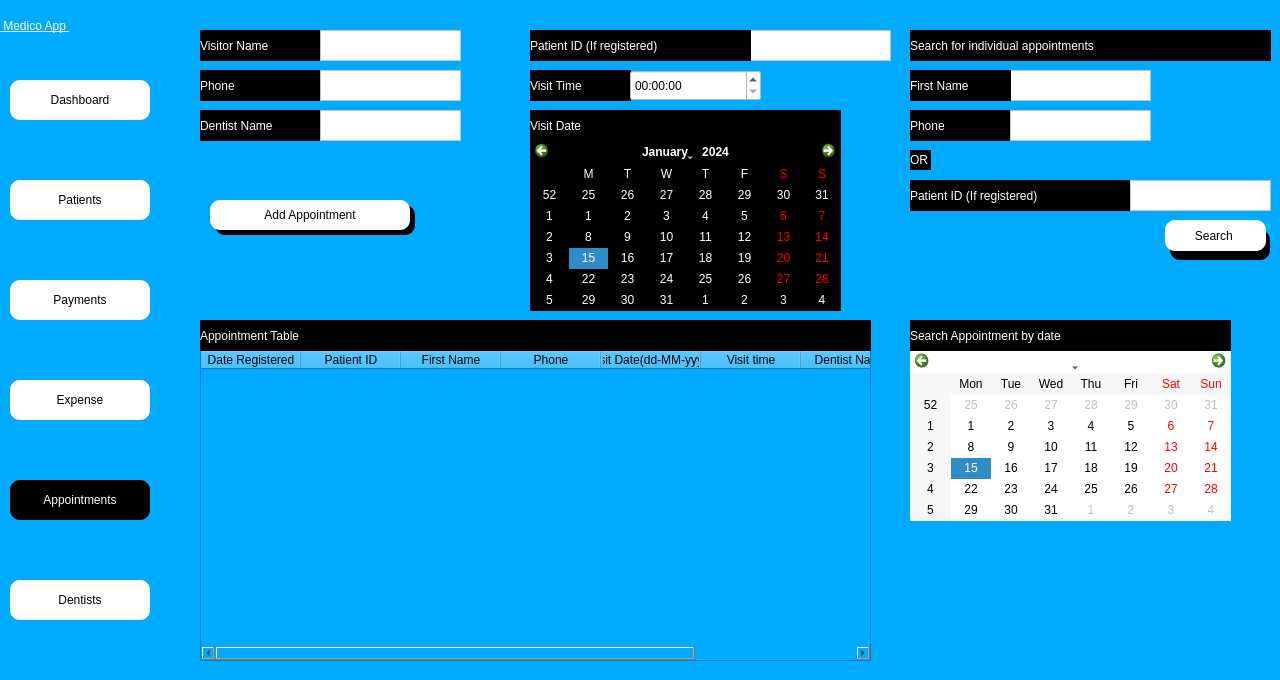
<?xml version="1.0" encoding="UTF-8"?>
<ui version="4.0">
 <class>Dialog</class>
 <widget class="QDialog" name="Dialog">
  <property name="geometry">
   <rect>
    <x>0</x>
    <y>0</y>
    <width>1280</width>
    <height>680</height>
   </rect>
  </property>
  <property name="windowTitle">
   <string>Dialog</string>
  </property>
  <property name="styleSheet">
   <string notr="true">background-color: rgb(0, 170, 255);</string>
  </property>
  <widget class="QWidget" name="side_bar" native="true">
   <property name="geometry">
    <rect>
     <x>0</x>
     <y>0</y>
     <width>160</width>
     <height>681</height>
    </rect>
   </property>
   <property name="styleSheet">
    <string notr="true">
background-color: rgba(170, 170, 255,.5);

</string>
   </property>
   <widget class="QPushButton" name="patient_btn">
    <property name="geometry">
     <rect>
      <x>10</x>
      <y>180</y>
      <width>140</width>
      <height>40</height>
     </rect>
    </property>
    <property name="styleSheet">
     <string notr="true">QPushButton{


font:  14pt &quot;Segoe UI &quot;;
background-color: rgb(255, 255, 255);
border-top-left-radius:10px;
border-bottom-left-radius:10px;
border-top-right-radius:10px;
border-bottom-right-radius:10px;}
QPushButton:hover{
	background-color: rgb(161, 161, 161);
	color: rgb(255, 255, 255);
}
QPushButton:focus{
	background-color: rgb(161, 161, 161);
	color: rgb(255, 255, 255);
}</string>
    </property>
    <property name="text">
     <string>Patients</string>
    </property>
    <property name="icon">
     <iconset>
      <normaloff>../Medico_modern/patientdownload .png</normaloff>../Medico_modern/patientdownload .png</iconset>
    </property>
   </widget>
   <widget class="QPushButton" name="dash_btn">
    <property name="geometry">
     <rect>
      <x>10</x>
      <y>80</y>
      <width>140</width>
      <height>40</height>
     </rect>
    </property>
    <property name="styleSheet">
     <string notr="true">QPushButton{


font:  14pt &quot;Segoe UI &quot;;
background-color: rgb(255, 255, 255);
border-top-left-radius:10px;
border-bottom-left-radius:10px;
border-top-right-radius:10px;
border-bottom-right-radius:10px;}
QPushButton:hover{
	background-color: rgb(161, 161, 161);
	color: rgb(255, 255, 255);
}
QPushButton:focus{
	background-color: rgb(161, 161, 161);
	color: rgb(255, 255, 255);
}</string>
    </property>
    <property name="text">
     <string>Dashboard</string>
    </property>
    <property name="icon">
     <iconset>
      <normaloff>../Medico_modern/dashboard.png</normaloff>../Medico_modern/dashboard.png</iconset>
    </property>
   </widget>
   <widget class="QPushButton" name="appointment_btn">
    <property name="geometry">
     <rect>
      <x>10</x>
      <y>480</y>
      <width>140</width>
      <height>40</height>
     </rect>
    </property>
    <property name="styleSheet">
     <string notr="true">

QPushButton{


font:  14pt &quot;Segoe UI &quot;;
background-color: rgb(255, 255, 255);
border-top-left-radius:10px;
border-bottom-left-radius:10px;
border-top-right-radius:10px;
border-bottom-right-radius:10px;
	background-color: rgb(0, 0, 0);
	color: rgb(255, 255, 255);

}
QPushButton:hover{
	background-color: rgb(161, 161, 161);
	color: rgb(255, 255, 255);
}
QPushButton:hover{
	background-color: rgb(0, 0, 0);
	color: rgb(255, 255, 255);
}</string>
    </property>
    <property name="text">
     <string>Appointments</string>
    </property>
    <property name="icon">
     <iconset>
      <normaloff>../Medico_modern/appointmentdownload (1).png</normaloff>../Medico_modern/appointmentdownload (1).png</iconset>
    </property>
   </widget>
   <widget class="QPushButton" name="dentist_btn">
    <property name="geometry">
     <rect>
      <x>10</x>
      <y>580</y>
      <width>140</width>
      <height>40</height>
     </rect>
    </property>
    <property name="styleSheet">
     <string notr="true">QPushButton{


font:  14pt &quot;Segoe UI &quot;;
background-color: rgb(255, 255, 255);
border-top-left-radius:10px;
border-bottom-left-radius:10px;
border-top-right-radius:10px;
border-bottom-right-radius:10px;}
QPushButton:hover{
	background-color: rgb(161, 161, 161);
	color: rgb(255, 255, 255);
}
QPushButton:focus{
	background-color: rgb(161, 161, 161);
	color: rgb(255, 255, 255);
}</string>
    </property>
    <property name="text">
     <string>Dentists</string>
    </property>
    <property name="icon">
     <iconset>
      <normaloff>../Medico_modern/dentistimages.png</normaloff>../Medico_modern/dentistimages.png</iconset>
    </property>
   </widget>
   <widget class="QPushButton" name="payment_btn">
    <property name="geometry">
     <rect>
      <x>10</x>
      <y>280</y>
      <width>140</width>
      <height>40</height>
     </rect>
    </property>
    <property name="styleSheet">
     <string notr="true">QPushButton{


font:  14pt &quot;Segoe UI &quot;;
background-color: rgb(255, 255, 255);
border-top-left-radius:10px;
border-bottom-left-radius:10px;
border-top-right-radius:10px;
border-bottom-right-radius:10px;}
QPushButton:hover{
	background-color: rgb(161, 161, 161);
	color: rgb(255, 255, 255);
}
QPushButton:focus{
	background-color: rgb(161, 161, 161);
	color: rgb(255, 255, 255);
}</string>
    </property>
    <property name="text">
     <string>Payments</string>
    </property>
    <property name="icon">
     <iconset>
      <normaloff>../Medico_modern/billingdownload (1).png</normaloff>../Medico_modern/billingdownload (1).png</iconset>
    </property>
   </widget>
   <widget class="QPushButton" name="expense_btn">
    <property name="geometry">
     <rect>
      <x>10</x>
      <y>380</y>
      <width>140</width>
      <height>40</height>
     </rect>
    </property>
    <property name="styleSheet">
     <string notr="true">QPushButton{


font:  14pt &quot;Segoe UI &quot;;
background-color: rgb(255, 255, 255);
border-top-left-radius:10px;
border-bottom-left-radius:10px;
border-top-right-radius:10px;
border-bottom-right-radius:10px;}
QPushButton:hover{
	background-color: rgb(161, 161, 161);
	color: rgb(255, 255, 255);
}
QPushButton:focus{
	background-color: rgb(161, 161, 161);
	color: rgb(255, 255, 255);
}</string>
    </property>
    <property name="text">
     <string>Expense</string>
    </property>
    <property name="icon">
     <iconset>
      <normaloff>../Medico_modern/billingdownload (1).png</normaloff>../Medico_modern/billingdownload (1).png</iconset>
    </property>
   </widget>
   <widget class="QLabel" name="label_4">
    <property name="geometry">
     <rect>
      <x>0</x>
      <y>0</y>
      <width>161</width>
      <height>51</height>
     </rect>
    </property>
    <property name="styleSheet">
     <string notr="true">font: 20pt &quot;MS Shell Dlg 2&quot;;
font: 75 20pt &quot;MS Shell Dlg 2&quot;;
text-decoration: underline;
font: 22pt &quot;MS Shell Dlg 2&quot;;
background-color: rgba(255, 255, 255,0);
color: rgb(255, 255, 255);
</string>
    </property>
    <property name="text">
     <string> Medico App </string>
    </property>
   </widget>
  </widget>
  <widget class="QLabel" name="vname">
   <property name="geometry">
    <rect>
     <x>200</x>
     <y>30</y>
     <width>121</width>
     <height>31</height>
    </rect>
   </property>
   <property name="styleSheet">
    <string notr="true">
color: rgb(255, 255, 255);
background-color: rgb(0, 0, 0);

font:  14pt &quot;Segoe UI &quot;;</string>
   </property>
   <property name="text">
    <string>Visitor Name</string>
   </property>
  </widget>
  <widget class="QTextEdit" name="vname_edit">
   <property name="geometry">
    <rect>
     <x>320</x>
     <y>30</y>
     <width>141</width>
     <height>31</height>
    </rect>
   </property>
   <property name="styleSheet">
    <string notr="true">QTextEdit:focus{
background-color: rgb(255, 255, 255);
}
QTextEdit{
background-color: rgb(255, 255, 255);
	font: 12pt &quot;Segoe UI&quot;;
}
</string>
   </property>
  </widget>
  <widget class="QLabel" name="phone">
   <property name="geometry">
    <rect>
     <x>200</x>
     <y>70</y>
     <width>121</width>
     <height>31</height>
    </rect>
   </property>
   <property name="styleSheet">
    <string notr="true">
color: rgb(255, 255, 255);
background-color: rgb(0, 0, 0);

font:  14pt &quot;Segoe UI &quot;;</string>
   </property>
   <property name="text">
    <string>Phone</string>
   </property>
  </widget>
  <widget class="QTextEdit" name="phone_edit">
   <property name="geometry">
    <rect>
     <x>320</x>
     <y>70</y>
     <width>141</width>
     <height>31</height>
    </rect>
   </property>
   <property name="styleSheet">
    <string notr="true">QTextEdit:focus{
background-color: rgb(255, 255, 255);
}
QTextEdit{
background-color: rgb(255, 255, 255);
	font: 12pt &quot;Segoe UI&quot;;
}
</string>
   </property>
  </widget>
  <widget class="QLabel" name="visit_time">
   <property name="geometry">
    <rect>
     <x>530</x>
     <y>70</y>
     <width>101</width>
     <height>31</height>
    </rect>
   </property>
   <property name="styleSheet">
    <string notr="true">
color: rgb(255, 255, 255);
background-color: rgb(0, 0, 0);

font:  14pt &quot;Segoe UI &quot;;</string>
   </property>
   <property name="text">
    <string>Visit Time</string>
   </property>
  </widget>
  <widget class="QLabel" name="visit_date">
   <property name="geometry">
    <rect>
     <x>530</x>
     <y>110</y>
     <width>311</width>
     <height>31</height>
    </rect>
   </property>
   <property name="styleSheet">
    <string notr="true">
color: rgb(255, 255, 255);
background-color: rgb(0, 0, 0);

font:  14pt &quot;Segoe UI &quot;;</string>
   </property>
   <property name="text">
    <string>Visit Date</string>
   </property>
  </widget>
  <widget class="QTableWidget" name="appointment_table">
   <property name="geometry">
    <rect>
     <x>200</x>
     <y>350</y>
     <width>671</width>
     <height>311</height>
    </rect>
   </property>
   <property name="focusPolicy">
    <enum>Qt::ClickFocus</enum>
   </property>
   <property name="styleSheet">
    <string notr="true">background-color: rgba(255, 255, 255,.85);
font:  12pt &quot;Segoe UI &quot;;</string>
   </property>
   <column>
    <property name="text">
     <string>Date Registered</string>
    </property>
   </column>
   <column>
    <property name="text">
     <string>Patient ID</string>
    </property>
   </column>
   <column>
    <property name="text">
     <string>First Name</string>
    </property>
   </column>
   <column>
    <property name="text">
     <string>Phone</string>
    </property>
   </column>
   <column>
    <property name="text">
     <string>Visit Date(dd-MM-yyyy)</string>
    </property>
   </column>
   <column>
    <property name="text">
     <string>Visit time</string>
    </property>
   </column>
   <column>
    <property name="text">
     <string>Dentist Name</string>
    </property>
   </column>
   <column>
    <property name="text">
     <string>Status</string>
    </property>
   </column>
  </widget>
  <widget class="QLabel" name="visit_date_2">
   <property name="geometry">
    <rect>
     <x>200</x>
     <y>320</y>
     <width>671</width>
     <height>31</height>
    </rect>
   </property>
   <property name="styleSheet">
    <string notr="true">
color: rgb(255, 255, 255);
background-color: rgb(0, 0, 0);

font:  14pt &quot;Segoe UI &quot;;</string>
   </property>
   <property name="text">
    <string>Appointment Table</string>
   </property>
  </widget>
  <widget class="QTextEdit" name="search_name_edit">
   <property name="geometry">
    <rect>
     <x>1010</x>
     <y>70</y>
     <width>141</width>
     <height>31</height>
    </rect>
   </property>
   <property name="styleSheet">
    <string notr="true">QTextEdit:focus{
background-color: rgb(255, 255, 255);
}
QTextEdit{
background-color: rgb(255, 255, 255);
	font: 12pt &quot;Segoe UI&quot;;
}
</string>
   </property>
  </widget>
  <widget class="QPushButton" name="search_btn">
   <property name="geometry">
    <rect>
     <x>1165</x>
     <y>220</y>
     <width>101</width>
     <height>31</height>
    </rect>
   </property>
   <property name="styleSheet">
    <string notr="true">QPushButton{


font:  14pt &quot;Segoe UI &quot;;
background-color: rgb(255, 255, 255);
border-top-left-radius:10px;
border-bottom-left-radius:10px;
border-top-right-radius:10px;
border-bottom-right-radius:10px;}
QPushButton:hover{
	background-color: rgb(161, 161, 161);
	color: rgb(255, 255, 255);
}
QPushButton:focus{
	background-color: rgb(161, 161, 161);
	color: rgb(255, 255, 255);
}</string>
   </property>
   <property name="text">
    <string>Search </string>
   </property>
  </widget>
  <widget class="QLabel" name="label">
   <property name="geometry">
    <rect>
     <x>0</x>
     <y>0</y>
     <width>1281</width>
     <height>680</height>
    </rect>
   </property>
   <property name="text">
    <string/>
   </property>
   <property name="pixmap">
    <pixmap>../Images/atikah-akhtar-XJptUS8nbhs-unsplash.jpg</pixmap>
   </property>
   <property name="scaledContents">
    <bool>true</bool>
   </property>
  </widget>
  <widget class="QPushButton" name="add_appointment_btn">
   <property name="geometry">
    <rect>
     <x>210</x>
     <y>200</y>
     <width>200</width>
     <height>30</height>
    </rect>
   </property>
   <property name="styleSheet">
    <string notr="true">QPushButton{


font:  14pt &quot;Segoe UI &quot;;
background-color: rgb(255, 255, 255);
border-top-left-radius:10px;
border-bottom-left-radius:10px;
border-top-right-radius:10px;
border-bottom-right-radius:10px;}
QPushButton:hover{
	background-color: rgb(161, 161, 161);
	color: rgb(255, 255, 255);
}
QPushButton:focus{
	background-color: rgb(161, 161, 161);
	color: rgb(255, 255, 255);
}</string>
   </property>
   <property name="text">
    <string>Add Appointment</string>
   </property>
   <property name="icon">
    <iconset>
     <normaloff>../Medico_modern/patientdownload .png</normaloff>../Medico_modern/patientdownload .png</iconset>
   </property>
  </widget>
  <widget class="QLabel" name="label_3">
   <property name="geometry">
    <rect>
     <x>215</x>
     <y>205</y>
     <width>200</width>
     <height>30</height>
    </rect>
   </property>
   <property name="styleSheet">
    <string notr="true">background-color: rgb(0, 0, 0);
font: 12pt &quot;MS Shell Dlg 2&quot;;
border-top-left-radius:10px;
border-bottom-left-radius:10px;
border-top-right-radius:10px;
border-bottom-right-radius:10px;
color: rgb(255, 255, 255);
</string>
   </property>
   <property name="text">
    <string/>
   </property>
  </widget>
  <widget class="QLabel" name="label_5">
   <property name="geometry">
    <rect>
     <x>1170</x>
     <y>230</y>
     <width>100</width>
     <height>30</height>
    </rect>
   </property>
   <property name="styleSheet">
    <string notr="true">background-color: rgb(0, 0, 0);
font: 12pt &quot;MS Shell Dlg 2&quot;;
border-top-left-radius:10px;
border-bottom-left-radius:10px;
border-top-right-radius:10px;
border-bottom-right-radius:10px;
color: rgb(255, 255, 255);
</string>
   </property>
   <property name="text">
    <string/>
   </property>
  </widget>
  <widget class="QLabel" name="visit_date_3">
   <property name="geometry">
    <rect>
     <x>910</x>
     <y>70</y>
     <width>101</width>
     <height>31</height>
    </rect>
   </property>
   <property name="styleSheet">
    <string notr="true">
color: rgb(255, 255, 255);
background-color: rgb(0, 0, 0);

font:  14pt &quot;Segoe UI &quot;;</string>
   </property>
   <property name="text">
    <string>First Name</string>
   </property>
  </widget>
  <widget class="QLabel" name="visit_date_4">
   <property name="geometry">
    <rect>
     <x>910</x>
     <y>110</y>
     <width>101</width>
     <height>31</height>
    </rect>
   </property>
   <property name="styleSheet">
    <string notr="true">
color: rgb(255, 255, 255);
background-color: rgb(0, 0, 0);

font:  14pt &quot;Segoe UI &quot;;</string>
   </property>
   <property name="text">
    <string>Phone</string>
   </property>
  </widget>
  <widget class="QTextEdit" name="search_phone_edit">
   <property name="geometry">
    <rect>
     <x>1010</x>
     <y>110</y>
     <width>141</width>
     <height>31</height>
    </rect>
   </property>
   <property name="styleSheet">
    <string notr="true">QTextEdit:focus{
background-color: rgb(255, 255, 255);
}
QTextEdit{
background-color: rgb(255, 255, 255);
	font: 12pt &quot;Segoe UI&quot;;
}
</string>
   </property>
  </widget>
  <widget class="QLabel" name="dname">
   <property name="geometry">
    <rect>
     <x>200</x>
     <y>110</y>
     <width>121</width>
     <height>31</height>
    </rect>
   </property>
   <property name="styleSheet">
    <string notr="true">
color: rgb(255, 255, 255);
background-color: rgb(0, 0, 0);

font:  14pt &quot;Segoe UI &quot;;</string>
   </property>
   <property name="text">
    <string>Dentist Name</string>
   </property>
  </widget>
  <widget class="QTextEdit" name="dname_edit">
   <property name="geometry">
    <rect>
     <x>320</x>
     <y>110</y>
     <width>141</width>
     <height>31</height>
    </rect>
   </property>
   <property name="styleSheet">
    <string notr="true">QTextEdit:focus{
background-color: rgb(255, 255, 255);
}
QTextEdit{
background-color: rgb(255, 255, 255);
	font: 12pt &quot;Segoe UI&quot;;
}
</string>
   </property>
  </widget>
  <widget class="QTimeEdit" name="timeEdit">
   <property name="geometry">
    <rect>
     <x>630</x>
     <y>70</y>
     <width>131</width>
     <height>31</height>
    </rect>
   </property>
   <property name="focusPolicy">
    <enum>Qt::StrongFocus</enum>
   </property>
   <property name="styleSheet">
    <string notr="true">font: 12pt &quot;Segoe UI&quot;;
background-color: rgb(255, 255, 255);</string>
   </property>
  </widget>
  <widget class="QLabel" name="visit_date_5">
   <property name="geometry">
    <rect>
     <x>630</x>
     <y>140</y>
     <width>131</width>
     <height>20</height>
    </rect>
   </property>
   <property name="styleSheet">
    <string notr="true">
color: rgb(255, 255, 255);
background-color: rgb(0, 0, 0);

font:  8pt &quot;Segoe UI &quot;;</string>
   </property>
   <property name="text">
    <string>mm/dd/yyyy</string>
   </property>
  </widget>
  <widget class="QTextEdit" name="pat_id_edit">
   <property name="geometry">
    <rect>
     <x>750</x>
     <y>30</y>
     <width>141</width>
     <height>31</height>
    </rect>
   </property>
   <property name="styleSheet">
    <string notr="true">QTextEdit:focus{
background-color: rgb(255, 255, 255);
}
QTextEdit{
background-color: rgb(255, 255, 255);
	font: 12pt &quot;Segoe UI&quot;;
}
</string>
   </property>
  </widget>
  <widget class="QLabel" name="vname_2">
   <property name="geometry">
    <rect>
     <x>530</x>
     <y>30</y>
     <width>221</width>
     <height>31</height>
    </rect>
   </property>
   <property name="styleSheet">
    <string notr="true">
color: rgb(255, 255, 255);
background-color: rgb(0, 0, 0);

font:  14pt &quot;Segoe UI &quot;;</string>
   </property>
   <property name="text">
    <string>Patient ID (If registered)</string>
   </property>
  </widget>
  <widget class="QLabel" name="vname_3">
   <property name="geometry">
    <rect>
     <x>910</x>
     <y>180</y>
     <width>221</width>
     <height>31</height>
    </rect>
   </property>
   <property name="styleSheet">
    <string notr="true">
color: rgb(255, 255, 255);
background-color: rgb(0, 0, 0);

font:  14pt &quot;Segoe UI &quot;;</string>
   </property>
   <property name="text">
    <string>Patient ID (If registered)</string>
   </property>
  </widget>
  <widget class="QTextEdit" name="search_pat_id_edit">
   <property name="geometry">
    <rect>
     <x>1130</x>
     <y>180</y>
     <width>141</width>
     <height>31</height>
    </rect>
   </property>
   <property name="styleSheet">
    <string notr="true">QTextEdit:focus{
background-color: rgb(255, 255, 255);
}
QTextEdit{
background-color: rgb(255, 255, 255);
	font: 12pt &quot;Segoe UI&quot;;
}
</string>
   </property>
  </widget>
  <widget class="QLabel" name="visit_date_6">
   <property name="geometry">
    <rect>
     <x>910</x>
     <y>150</y>
     <width>21</width>
     <height>20</height>
    </rect>
   </property>
   <property name="styleSheet">
    <string notr="true">
color: rgb(255, 255, 255);
background-color: rgb(0, 0, 0);

font:  8pt &quot;Segoe UI &quot;;</string>
   </property>
   <property name="text">
    <string>OR</string>
   </property>
  </widget>
  <widget class="QLabel" name="vname_4">
   <property name="geometry">
    <rect>
     <x>910</x>
     <y>30</y>
     <width>361</width>
     <height>31</height>
    </rect>
   </property>
   <property name="styleSheet">
    <string notr="true">
color: rgb(255, 255, 255);
background-color: rgb(0, 0, 0);

font:  14pt &quot;Segoe UI &quot;;</string>
   </property>
   <property name="text">
    <string>Search for individual appointments</string>
   </property>
  </widget>
  <widget class="QCalendarWidget" name="calendar">
   <property name="geometry">
    <rect>
     <x>530</x>
     <y>140</y>
     <width>311</width>
     <height>171</height>
    </rect>
   </property>
   <property name="focusPolicy">
    <enum>Qt::ClickFocus</enum>
   </property>
   <property name="styleSheet">
    <string notr="true">background-color: rgb(0, 0, 0);
alternate-background-color: rgb(0, 0, 0);
color: rgb(255, 255, 255);</string>
   </property>
   <property name="gridVisible">
    <bool>false</bool>
   </property>
   <property name="selectionMode">
    <enum>QCalendarWidget::SingleSelection</enum>
   </property>
   <property name="horizontalHeaderFormat">
    <enum>QCalendarWidget::SingleLetterDayNames</enum>
   </property>
   <property name="navigationBarVisible">
    <bool>true</bool>
   </property>
   <property name="dateEditEnabled">
    <bool>true</bool>
   </property>
  </widget>
  <widget class="QCalendarWidget" name="calender_date">
   <property name="geometry">
    <rect>
     <x>910</x>
     <y>350</y>
     <width>321</width>
     <height>171</height>
    </rect>
   </property>
   <property name="focusPolicy">
    <enum>Qt::ClickFocus</enum>
   </property>
   <property name="styleSheet">
    <string notr="true">background-color: rgb(255, 255, 255);
color: rgba(0, 0, 0,.85);
</string>
   </property>
   <property name="gridVisible">
    <bool>false</bool>
   </property>
  </widget>
  <widget class="QLabel" name="visit_date_7">
   <property name="geometry">
    <rect>
     <x>910</x>
     <y>320</y>
     <width>321</width>
     <height>31</height>
    </rect>
   </property>
   <property name="styleSheet">
    <string notr="true">
color: rgb(255, 255, 255);
background-color: rgb(0, 0, 0);

font:  14pt &quot;Segoe UI &quot;;</string>
   </property>
   <property name="text">
    <string>Search Appointment by date</string>
   </property>
  </widget>
  <zorder>label</zorder>
  <zorder>side_bar</zorder>
  <zorder>vname</zorder>
  <zorder>vname_edit</zorder>
  <zorder>phone</zorder>
  <zorder>phone_edit</zorder>
  <zorder>visit_time</zorder>
  <zorder>appointment_table</zorder>
  <zorder>visit_date_2</zorder>
  <zorder>search_name_edit</zorder>
  <zorder>label_3</zorder>
  <zorder>add_appointment_btn</zorder>
  <zorder>label_5</zorder>
  <zorder>search_btn</zorder>
  <zorder>visit_date_3</zorder>
  <zorder>visit_date_4</zorder>
  <zorder>search_phone_edit</zorder>
  <zorder>dname</zorder>
  <zorder>dname_edit</zorder>
  <zorder>timeEdit</zorder>
  <zorder>visit_date_5</zorder>
  <zorder>pat_id_edit</zorder>
  <zorder>vname_2</zorder>
  <zorder>vname_3</zorder>
  <zorder>search_pat_id_edit</zorder>
  <zorder>visit_date_6</zorder>
  <zorder>vname_4</zorder>
  <zorder>calendar</zorder>
  <zorder>visit_date</zorder>
  <zorder>calender_date</zorder>
  <zorder>visit_date_7</zorder>
 </widget>
 <tabstops>
  <tabstop>appointment_btn</tabstop>
  <tabstop>dentist_btn</tabstop>
  <tabstop>vname_edit</tabstop>
  <tabstop>phone_edit</tabstop>
  <tabstop>dname_edit</tabstop>
  <tabstop>pat_id_edit</tabstop>
  <tabstop>timeEdit</tabstop>
  <tabstop>add_appointment_btn</tabstop>
  <tabstop>search_name_edit</tabstop>
  <tabstop>search_phone_edit</tabstop>
  <tabstop>search_pat_id_edit</tabstop>
  <tabstop>search_btn</tabstop>
  <tabstop>dash_btn</tabstop>
  <tabstop>patient_btn</tabstop>
  <tabstop>payment_btn</tabstop>
  <tabstop>expense_btn</tabstop>
 </tabstops>
 <resources/>
 <connections/>
</ui>
